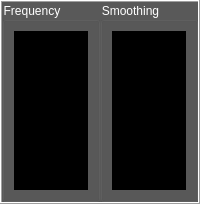
        <widget class="QFrame" name="frequency_output">
         <property name="maximumSize">
          <size>
           <width>16777215</width>
           <height>16777215</height>
          </size>
         </property>
         <property name="frameShape">
          <enum>QFrame::Box</enum>
         </property>
         <property name="frameShadow">
          <enum>QFrame::Raised</enum>
         </property>
         <layout class="QHBoxLayout" name="horizontalLayout_4">
          <property name="spacing">
           <number>0</number>
          </property>
          <property name="leftMargin">
           <number>0</number>
          </property>
          <property name="topMargin">
           <number>0</number>
          </property>
          <property name="rightMargin">
           <number>0</number>
          </property>
          <property name="bottomMargin">
           <number>0</number>
          </property>
          <item>
           <widget class="QGroupBox" name="groupBox_3">
            <property name="sizePolicy">
             <sizepolicy hsizetype="Expanding" vsizetype="Expanding">
              <horstretch>1</horstretch>
              <verstretch>0</verstretch>
             </sizepolicy>
            </property>
            <property name="minimumSize">
             <size>
              <width>0</width>
              <height>200</height>
             </size>
            </property>
            <property name="maximumSize">
             <size>
              <width>16777215</width>
              <height>16777215</height>
             </size>
            </property>
            <property name="styleSheet">
             <string notr="true">background-color: rgb(89, 89, 89);
color: rgb(255, 255, 255);</string>
            </property>
            <property name="title">
             <string>Frequency</string>
            </property>
            <layout class="QGridLayout" name="gridLayout_11">
             <item row="0" column="0">
              <widget class="PlotWidget" name="plot_3" native="true">
               <property name="minimumSize">
                <size>
                 <width>0</width>
                 <height>0</height>
                </size>
               </property>
               <property name="autoFillBackground">
                <bool>false</bool>
               </property>
               <property name="styleSheet">
                <string notr="true">background-color: rgb(0, 0, 0);</string>
               </property>
              </widget>
             </item>
            </layout>
           </widget>
          </item>
          <item>
           <widget class="QGroupBox" name="smoothing_box">
            <property name="sizePolicy">
             <sizepolicy hsizetype="Expanding" vsizetype="Expanding">
              <horstretch>1</horstretch>
              <verstretch>0</verstretch>
             </sizepolicy>
            </property>
            <property name="minimumSize">
             <size>
              <width>0</width>
              <height>0</height>
             </size>
            </property>
            <property name="maximumSize">
             <size>
              <width>200</width>
              <height>16777215</height>
             </size>
            </property>
            <property name="styleSheet">
             <string notr="true">background-color: rgb(89, 89, 89);
color: rgb(255, 255, 255);</string>
            </property>
            <property name="title">
             <string>Smoothing</string>
            </property>
            <layout class="QGridLayout" name="gridLayout_8">
             <item row="0" column="0">
              <widget class="PlotWidget" name="plot_5" native="true">
               <property name="minimumSize">
                <size>
                 <width>0</width>
                 <height>0</height>
                </size>
               </property>
               <property name="autoFillBackground">
                <bool>false</bool>
               </property>
               <property name="styleSheet">
                <string notr="true">background-color: rgb(0, 0, 0);</string>
               </property>
              </widget>
             </item>
            </layout>
           </widget>
          </item>
         </layout>
        </widget>
